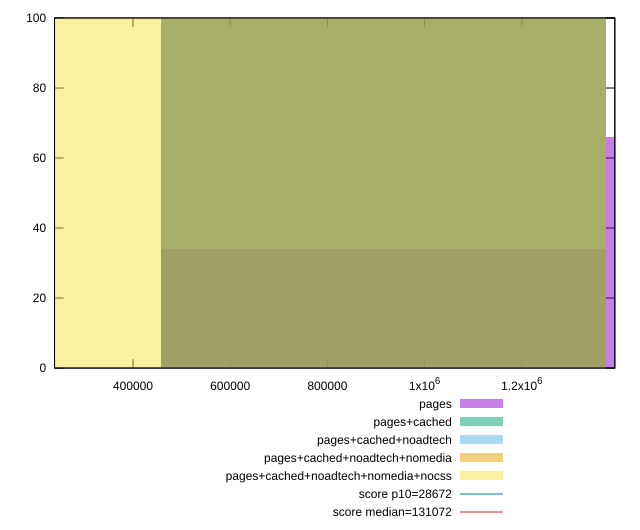

The gnuplot source for this figure:
reset

$pages <<EOF
915221.3521383699 34
1830442.7042767399 66
EOF

$pagesCached <<EOF
915221.3521383699 100
EOF

$pagesCachedNoadtech <<EOF
915221.3521383699 100
EOF

$pagesCachedNoadtechNomedia <<EOF
915221.3521383699 100
EOF

$pagesCachedNoadtechNomediaNocss <<EOF
0 100
EOF

set key outside below
set boxwidth 915221.3521383699
set xrange [238613.48333333334:1391377.484216946]
set yrange [0:100]
set trange [0:100]
set style fill transparent solid 0.5 noborder

set parametric
set terminal svg size 640, 530 enhanced background rgb 'white'
set output "report_00014_2021-02-09T15:56:05.503Z/uses-long-cache-ttl/comparison/histogram/all_raw.svg"

plot $pages title "pages" with boxes, \
     $pagesCached title "pages+cached" with boxes, \
     $pagesCachedNoadtech title "pages+cached+noadtech" with boxes, \
     $pagesCachedNoadtechNomedia title "pages+cached+noadtech+nomedia" with boxes, \
     $pagesCachedNoadtechNomediaNocss title "pages+cached+noadtech+nomedia+nocss" with boxes, \
     28672,t title "score p10=28672", \
     131072,t title "score median=131072"

reset
